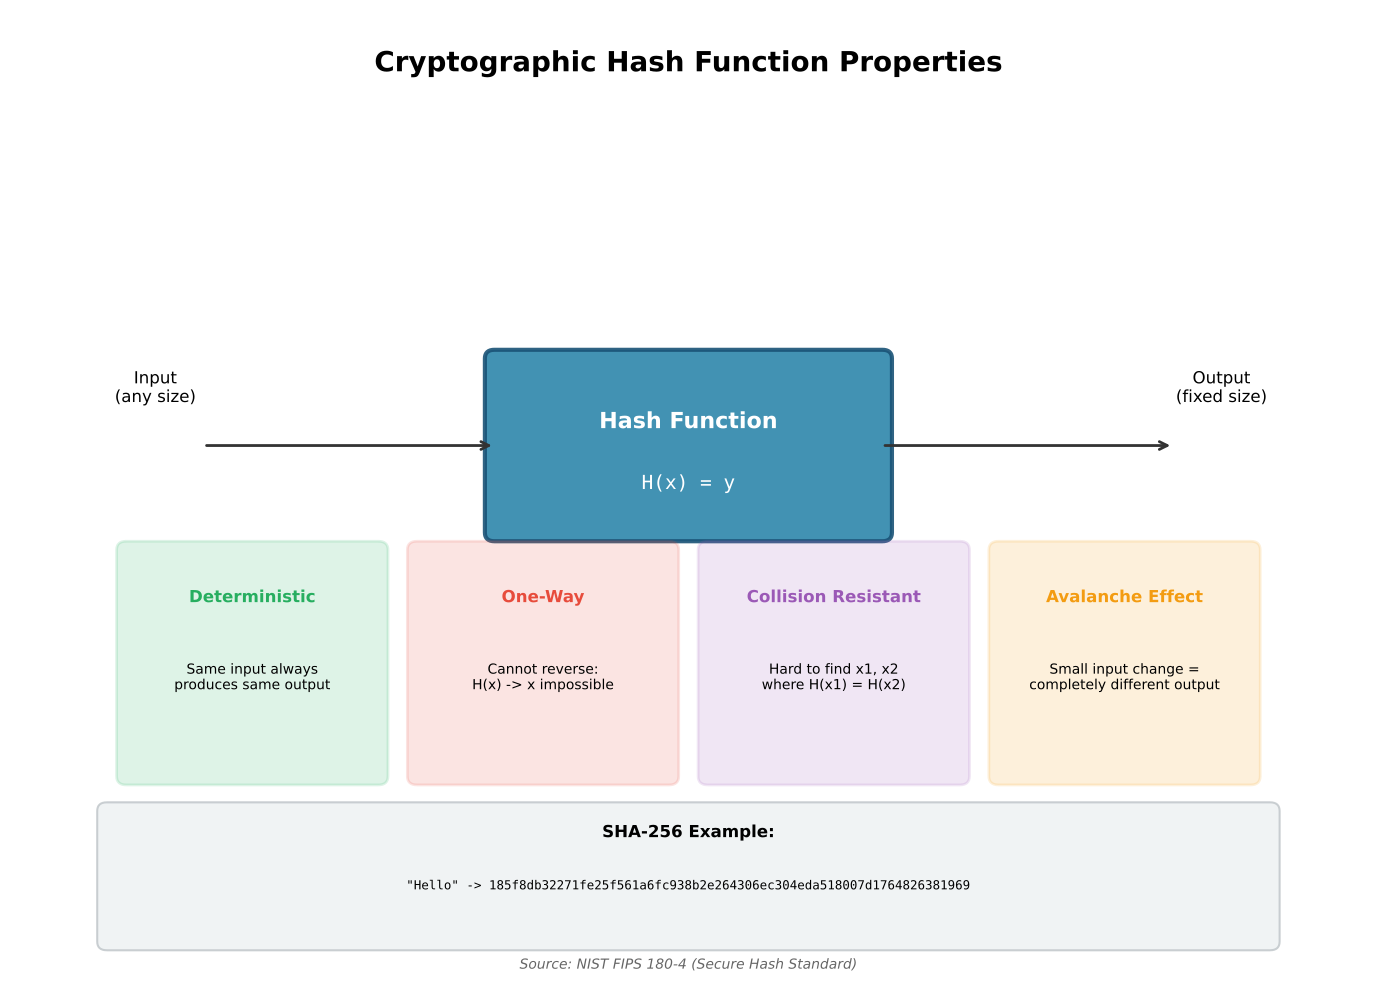

Here is the Python script that generated this plot:
"""
Hash Function Properties
Visualizes the key properties of cryptographic hash functions

Output: hash_function_properties.pdf
Module: module_02_blockchain
Lesson: 14 - Hashing
"""

from pathlib import Path
import matplotlib.pyplot as plt
import matplotlib.patches as mpatches
import numpy as np

CHART_METADATA = {
    'title': 'Hash Function Properties',
    'module': 'module_02_blockchain',
    'lesson': 14,
    'url': 'https://github.com/Digital-AI-Finance/digital-finance/tree/main/module_02_blockchain/figures/hash_function_properties'
}

plt.rcParams.update({
    'font.size': 14,
    'axes.labelsize': 14,
})

def create_chart():
    """Create hash function properties diagram"""
    fig, ax = plt.subplots(figsize=(14, 10))
    ax.set_xlim(0, 14)
    ax.set_ylim(0, 11)
    ax.axis('off')

    # Title
    ax.text(7, 10.3, 'Cryptographic Hash Function Properties', fontsize=20, fontweight='bold', ha='center')

    # Central hash function box
    center_box = mpatches.FancyBboxPatch((5, 5), 4, 2,
                                          boxstyle='round,pad=0.1',
                                          facecolor='#2E86AB', alpha=0.9,
                                          edgecolor='#1a5276', lw=3)
    ax.add_patch(center_box)
    ax.text(7, 6.2, 'Hash Function', ha='center', fontsize=16, fontweight='bold', color='white')
    ax.text(7, 5.5, 'H(x) = y', ha='center', fontsize=14, color='white', family='monospace')

    # Input arrow
    ax.annotate('', xy=(5, 6), xytext=(2, 6),
                arrowprops=dict(arrowstyle='->', lw=2, color='#333'))
    ax.text(1.5, 6.5, 'Input\n(any size)', ha='center', fontsize=12)

    # Output arrow
    ax.annotate('', xy=(12, 6), xytext=(9, 6),
                arrowprops=dict(arrowstyle='->', lw=2, color='#333'))
    ax.text(12.5, 6.5, 'Output\n(fixed size)', ha='center', fontsize=12)

    # Properties
    properties = [
        {
            'name': 'Deterministic',
            'desc': 'Same input always\nproduces same output',
            'x': 2.5, 'y': 3.5, 'color': '#27AE60'
        },
        {
            'name': 'One-Way',
            'desc': 'Cannot reverse:\nH(x) -> x impossible',
            'x': 5.5, 'y': 3.5, 'color': '#E74C3C'
        },
        {
            'name': 'Collision Resistant',
            'desc': 'Hard to find x1, x2\nwhere H(x1) = H(x2)',
            'x': 8.5, 'y': 3.5, 'color': '#9B59B6'
        },
        {
            'name': 'Avalanche Effect',
            'desc': 'Small input change =\ncompletely different output',
            'x': 11.5, 'y': 3.5, 'color': '#F39C12'
        },
    ]

    for prop in properties:
        box = mpatches.FancyBboxPatch((prop['x']-1.3, prop['y']-1.3), 2.6, 2.6,
                                       boxstyle='round,pad=0.1',
                                       facecolor=prop['color'], alpha=0.15,
                                       edgecolor=prop['color'], lw=2)
        ax.add_patch(box)
        ax.text(prop['x'], prop['y']+0.7, prop['name'], ha='center',
               fontsize=12, fontweight='bold', color=prop['color'])
        ax.text(prop['x'], prop['y']-0.3, prop['desc'], ha='center', fontsize=10)

    # Example box
    example_box = mpatches.FancyBboxPatch((1, 0.3), 12, 1.5,
                                           boxstyle='round,pad=0.1',
                                           facecolor='#ECF0F1', alpha=0.8,
                                           edgecolor='#BDC3C7', lw=1.5)
    ax.add_patch(example_box)
    ax.text(7, 1.5, 'SHA-256 Example:', ha='center', fontsize=12, fontweight='bold')
    ax.text(7, 0.9, '"Hello" -> 185f8db32271fe25f561a6fc938b2e264306ec304eda518007d1764826381969',
           ha='center', fontsize=9, family='monospace')

    # Source
    fig.text(0.5, 0.02, 'Source: NIST FIPS 180-4 (Secure Hash Standard)',
            fontsize=10, ha='center', style='italic', color='#666666')

    plt.tight_layout()

    output_path = Path(__file__).parent / 'hash_function_properties.pdf'
    plt.savefig(output_path, format='pdf', dpi=300, bbox_inches='tight')
    plt.close()
    print(f"Chart saved to: {output_path}")
    return output_path

if __name__ == '__main__':
    create_chart()
